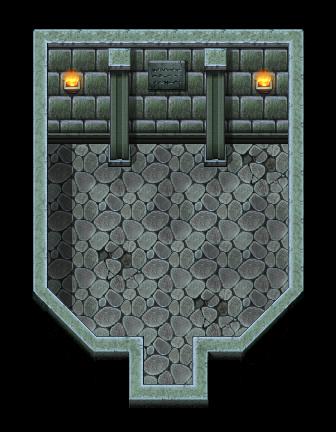

Tiled map render using the project's own tile images. Description and the map definition, with tile-layer contents summarised, below:
An orthogonal 14x18 tile map with 24x24 px tiles, 9 tile layers (under0_none, under1_ground, under2_none, under3_none, ...), 4 tilesets and 14 objects (2x hero_s_hometown_mysterious_tunnel_b1_1, note_mysterious_tunnel_b1_1).

<map version="1.4" tiledversion="1.4.3" orientation="orthogonal" renderorder="right-down" width="14" height="18" tilewidth="24" tileheight="24" infinite="0" nextlayerid="23" nextobjectid="21">
 <properties>
  <property name="bgm" value="bgm_mysterious_tunnel" />
  <property name="lightmap_player" value="light_player" />
  <property name="step_sound" value="stone" />
 </properties>
 <tileset firstgid="1" name="hero_s_hometown_mysterious_tunnel_b1_2" tilewidth="24" tileheight="24" tilecount="264" columns="22">
  <image source="tilesets/hero_s_hometown_mysterious_tunnel_b1_2.png" width="528" height="288" />
 </tileset>
 <tileset firstgid="265" source="tilesets/fsm_inside01_e.tsx" />
 <tileset firstgid="1289" source="tilesets/fsm_inside01_a4.tsx" />
 <tileset firstgid="2249" source="tilesets/fsm_flame02.tsx" />
 <layer id="15" name="under0_none" width="14" height="18">
  <data>[252 cells, 0 non-empty, 0 distinct tile ids]</data>
 </layer>
 <layer id="1" name="under1_ground" width="14" height="18">
  <data>[252 cells, 206 non-empty, 71 distinct tile ids]</data>
 </layer>
 <layer id="16" name="under2_none" width="14" height="18">
  <data>[252 cells, 0 non-empty, 0 distinct tile ids]</data>
 </layer>
 <layer id="17" name="under3_none" width="14" height="18">
  <data>[252 cells, 0 non-empty, 0 distinct tile ids]</data>
 </layer>
 <layer id="18" name="under4_none" width="14" height="18">
  <data>[252 cells, 0 non-empty, 0 distinct tile ids]</data>
 </layer>
 <layer id="19" name="under5_none" width="14" height="18">
  <data>[252 cells, 0 non-empty, 0 distinct tile ids]</data>
 </layer>
 <layer id="20" name="over6_objects" width="14" height="18">
  <data>[252 cells, 60 non-empty, 23 distinct tile ids]</data>
 </layer>
 <layer id="21" name="over7_none" width="14" height="18">
  <data>[252 cells, 0 non-empty, 0 distinct tile ids]</data>
 </layer>
 <layer id="22" name="over8_none" width="14" height="18">
  <data>[252 cells, 0 non-empty, 0 distinct tile ids]</data>
 </layer>
 <objectgroup color="#0055ff" id="5" name="sound" />
 <objectgroup color="#aa0000" id="4" name="collision" visible="0">
  <object id="1" x="0" y="0" width="336" height="144" />
  <object id="2" x="288" y="144" width="48" height="288" />
  <object id="3" x="0" y="144" width="48" height="288" />
  <object id="4" x="48" y="360" width="96" height="72" />
  <object id="5" x="192" y="360" width="96" height="72" />
  <object id="7" x="264" y="336" width="24" height="24" />
  <object id="8" x="48" y="336" width="24" height="24" />
  <object id="10" x="96" y="144" width="48" height="24" />
  <object id="11" x="192" y="144" width="48" height="24" />
 </objectgroup>
 <objectgroup color="#5500ff" id="7" name="rest">
  <object id="20" name="note_mysterious_tunnel_b1_1" x="144" y="96" width="48" height="48" />
 </objectgroup>
 <objectgroup color="#aa55ff" id="12" name="hero" />
 <objectgroup color="#55ff7f" id="13" name="npc" />
 <objectgroup color="#55aaff" id="3" name="spawn">
  <object id="12" name="hero_s_hometown_mysterious_tunnel_b1_1" x="144" y="384" width="48" height="24" />
 </objectgroup>
 <objectgroup color="#ffff7f" id="2" name="portal">
  <object id="13" name="hero_s_hometown_mysterious_tunnel_b1_1" x="144" y="408" width="48" height="24" />
 </objectgroup>
 <objectgroup color="#ffaa7f" id="14" name="warp" />
 <objectgroup color="#ffaa7f" id="11" name="save" />
 <objectgroup id="9" name="lower_texture" />
 <objectgroup id="10" name="upper_texture" />
 <objectgroup color="#ffff00" id="8" name="quest" />
 <objectgroup color="#ffffff" id="6" name="lights">
  <object id="18" x="66" y="78" width="12" height="12" />
  <object id="19" x="258" y="78" width="12" height="12" />
 </objectgroup>
</map>
